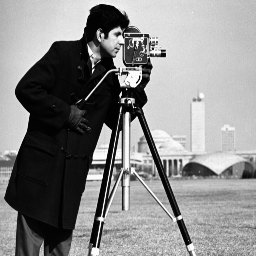
#> input picture Computer Vision Basics/images/cameraman.png, 256 x 256 px
$ python Read_write.py
#> lines starting #> are read from the running program, lines starting #| are printed output that depends on the picture
#from PIL import Image


import cv2 as cv
import numpy as np
import matplotlib.pyplot as plt

image = cv.imread("images/cameraman.png")
#> image is the input picture: shape (256, 256, 3); min 0, max 251, mean 137.1
# Read the image

# Window name in which image is displayed
window_name = 'CameraMan'

cv.imshow(window_name,image)
print(image.shape)
#| (256, 256, 3)

# waits for user to press any key
# (this is necessary to avoid Python kernel form crashing)
cv.waitKey(0)

# closing all open windows
cv.destroyAllWindows()

f = np.arange(12).reshape(3,4)
plt.imshow(f, cmap='gray', interpolation='nearest')
plt.show()
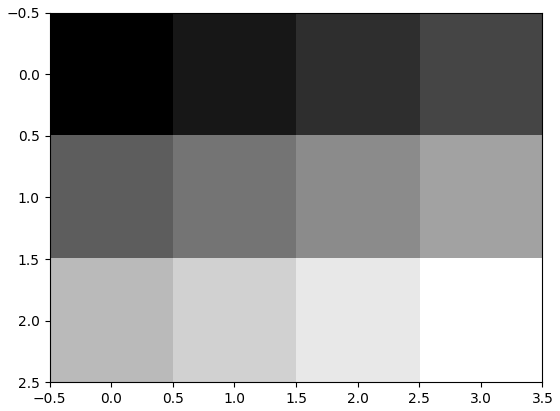
#> figure drawn by matplotlib, 1 panel
print(f.shape)
####################################

f = plt.imread('images/peppers.png')
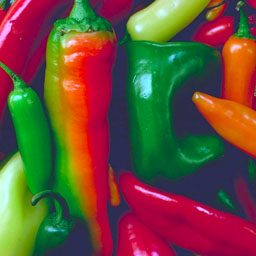
#> input picture Computer Vision Basics/images/peppers.png, 256 x 256 px
#> f is the input picture: shape (256, 256, 3) float32; mean R, G, B 0.408, 0.307, 0.225
plt.imshow(f)
plt.show()
print(f.shape)
#| (256, 256, 3)
